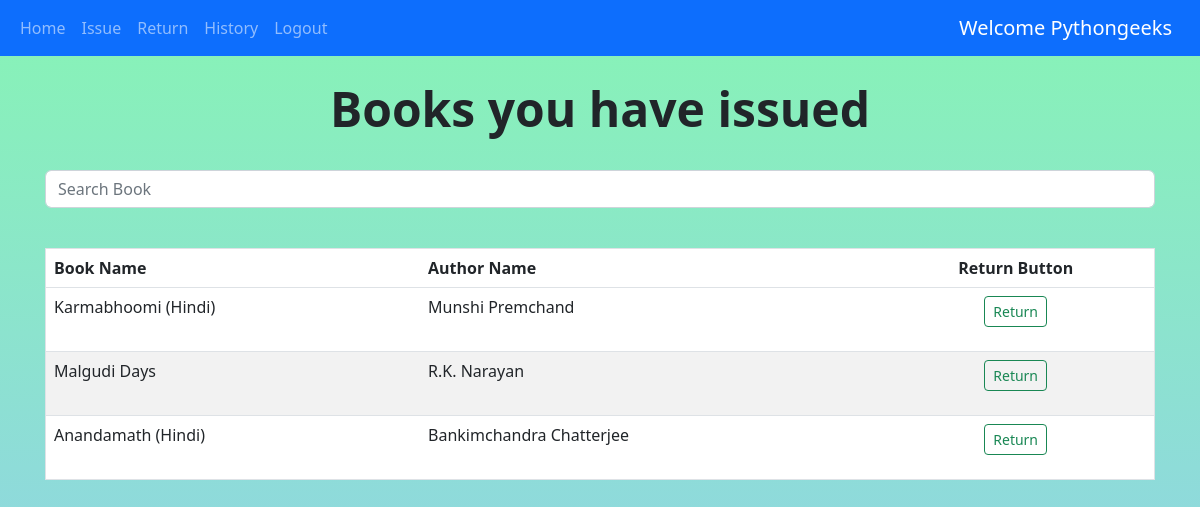
/return_item (signed in), run on the app's committed database.
### books/models.py (models this page shows, shortened)
class Book(models.Model):
    book_name = models.CharField(max_length=150)
    author_name = models.CharField(max_length=200)
    quantity = models.IntegerField(default=1)
    subject = models.CharField(max_length=2000)
    book_add_time = models.TimeField(default=timezone.now())
    book_add_date = models.DateField(default=date.today())
    class Meta:
        unique_together = ('book_name','author_name')

### books/views.py (the view, shortened to what this page needs)
# urls.py: path('return_item',views.return_item,name='return_item'),
@login_required(login_url='login')
def return_item(request):
    my_items = IssuedItem.objects.filter(user_id = request.user,return_date__isnull=True).values_list('book_id')
    books = Book.objects.exclude(~Q(id__in=my_items))
    params = {'books':books}
    return render(request,'return_item.html',params)

### templates/return_item.html (shortened to what this page needs)
{% extends 'base.html' %} {% block content %}
<center>
  <br />
  <h1 class="display-5 fw-bold">Books you have issued</h1>
  <br />
  <div class="input-group container">
    <input
      id="search"
      type="search"
      class="form-control rounded"
      placeholder="Search Book"
      aria-label="Search"
      aria-describedby="search-addon"
    />
  </div>
</center>
<br />
<div class="container">
  <table class="table">
    <thead class="thead-dark">
      <tr>
        <th scope="col">Book Name</th>
        <th scope="col">Author Name</th>
        <th scope="col">
          <center>Return Button</center>
        </th>
      </tr>
    </thead>
    <tbody id="table_data">
      {% for book in books %}
      <tr>
        <td>{{book.book_name}}</td>
        <td>{{book.author_name}}</td>
        <td>
          <center>
            <form action="return_item" method="post">
              <button type="submit" class="btn btn-outline-success btn-sm">
                Return
              </button>
            </form>
          </center>
        </td>
      </tr>
      {% endfor %}
    </tbody>
  </table>
</div>
{% endblock %}

### templates/base.html (shortened to what this page needs)
{% load static %}
<!DOCTYPE html>
<html lang="en">
<head>
    <link href="https://cdn.jsdelivr.net/npm/bootstrap@5.2.3/dist/css/bootstrap.min.css" rel="stylesheet">
</head>
<body>
    <nav class="navbar navbar-expand-lg bg-body-light,navbar navbar-dark bg-primary">
        <div class="container-fluid">
            <div class="collapse navbar-collapse" id="navbarSupportedContent">
                <ul class="navbar-nav me-auto mb-2 mb-lg-0">
                    {% if not user.is_authenticated %}
                    <li class="nav-item">
                        <a class="nav-link" href='/login/'>Login</a>
                    </li>
                    <li class="nav-item">
                        <a class="nav-link" href='/register/'>Register</a>
                    </li>
                    {% else %}
                    <li class="nav-item">
                        <a class="nav-link" href="/">Home</a>
                    </li>
                    <li class="nav-item">
                        <a class="nav-link" href="issue">Issue</a>
                    </li>
                    <li class="nav-item">
                        <a class="nav-link" href="return_item">Return</a>
                    </li>
                    <li class="nav-item">
                        <a class="nav-link" href="history">History</a>
                    </li>
                    <li class="nav-item">
                        <a class="nav-link" href="logout">Logout</a>
                    </li>
                    {% endif %}
                </ul>
            </div>
            {% if user.is_authenticated %}
            <a class="navbar-brand" href="#">Welcome {{request.user.first_name}}</a>
            {% endif %}
        </div>
    </nav>
    {% block content %}
    {% endblock %}
</body>
</html>

### templates/base.html (style rules this page uses)
body { background-color: linear-gradient(#89b4f4, #cf7ade); background-repeat: no-repeat; background-size: cover; }

### templates/return_item.html (style rules this page uses)
table { border-collapse: collapse; border-spacing: 0; border-radius: 10px; width: 100%; border: 1px solid #ddd; }
th, td { text-align: left; padding: 16px; }
tr:nth-child(even) { background-color: #f2f2f2; }
tr:nth-child(odd) { background-color: #ffffff; }
.container { width: 100%; padding-right: 15px; padding-left: 15px; margin-right: auto; margin-left: auto; }
.input-group { width: 100%; margin-bottom: 1rem; }
body { background: linear-gradient(#87f4b5, #93cbf1); background-attachment: fixed; background-repeat: no-repeat; }

### data on the page
Book: book_name "Karmabhoomi (Hindi)", author_name "Munshi Premchand"
Book: book_name "Malgudi Days", author_name "R.K. Narayan"
Book: book_name "Anandamath (Hindi)", author_name "Bankimchandra Chatterjee"

### other printed values
{{ request.user.first_name }} "Pythongeeks"
